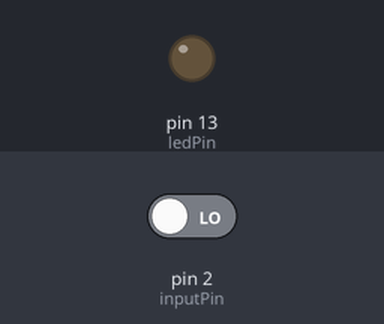
Simulated run of this sketch. Board: Arduino Uno, built with avr-gcc and run on an emulated ATmega328P. Shown: output pins drawn as LEDs (lit = HIGH). The test bench sets the inputs (shaded band); at power-on: pin 2 (inputPin) LOW.

Above: at 1.2 s.
1.3 s: pin 2 (inputPin) driven HIGH
At 1.9 s:
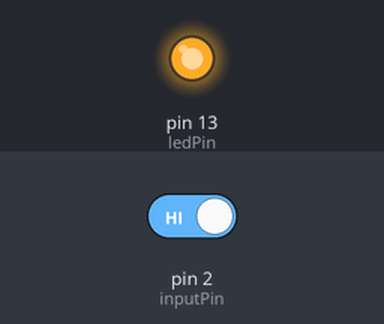
2.8 s: pin 2 (inputPin) driven LOW
At 3.1 s:
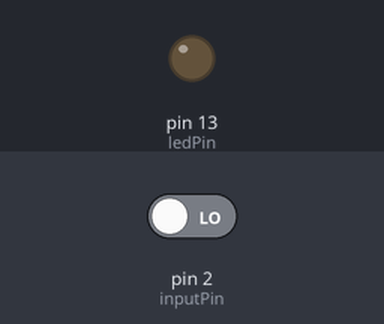
Timing chart, 0 to 5.8 s (numbered marks = the images above; inputs shaded):
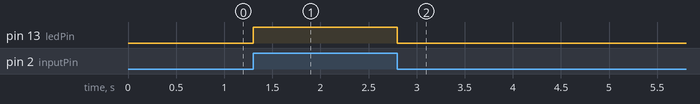

The sketch:

3-4.ino
```cpp
//핀 설정
const int ledPin = 13;
const int inputPin = 2;

//핀모드 설정
void setup() {
  pinMode(ledPin, OUTPUT);
  pinMode(inputPin, INPUT);
}

void loop() {
  int value = digitalRead(inputPin);
  //움직임 감지 시 led 키기
  if (value == HIGH) {
    digitalWrite(ledPin, HIGH);
  //그렇지 않은 경우 끄기
  } else {
    digitalWrite(ledPin, LOW);
  }
}

// group 6, 2020-14247 강신의, 2023-14669 임태현, 2025-17066 김정환
```

Measured:
- after the input at 1.3 s, pin 13 (ledPin): LOW → HIGH at once
- after the input at 2.8 s, pin 13 (ledPin): HIGH → LOW at once
